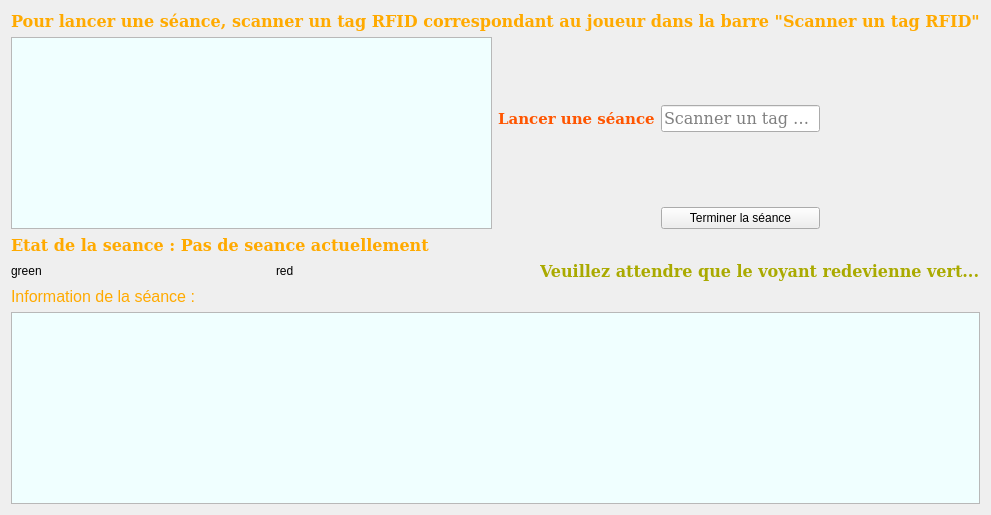
      <widget class="QWidget" name="tab">
       <attribute name="title">
        <string>Tableau de Bord</string>
       </attribute>
       <layout class="QVBoxLayout" name="verticalLayout_2">
        <item>
         <widget class="QLabel" name="label_2">
          <property name="font">
           <font>
            <family>DejaVu Serif</family>
            <pointsize>7</pointsize>
            <weight>75</weight>
            <bold>true</bold>
           </font>
          </property>
          <property name="text">
           <string>&lt;html&gt;&lt;head/&gt;&lt;body&gt;&lt;p&gt;&lt;span style=&quot; font-size:12pt; color:#ffaa00;&quot;&gt;Pour lancer une séance, scanner un tag RFID correspondant au joueur dans la barre &amp;quot;Scanner un tag RFID&amp;quot;&lt;/span&gt;&lt;/p&gt;&lt;/body&gt;&lt;/html&gt;</string>
          </property>
         </widget>
        </item>
        <item>
         <layout class="QHBoxLayout" name="horizontalLayout">
          <property name="sizeConstraint">
           <enum>QLayout::SetDefaultConstraint</enum>
          </property>
          <item>
           <widget class="QTableView" name="playerTableView">
            <property name="minimumSize">
             <size>
              <width>127</width>
              <height>100</height>
             </size>
            </property>
            <property name="palette">
             <palette>
              <active>
               <colorrole role="WindowText">
                <brush brushstyle="SolidPattern">
                 <color alpha="255">
                  <red>255</red>
                  <green>85</green>
                  <blue>0</blue>
                 </color>
                </brush>
               </colorrole>
               <colorrole role="Text">
                <brush brushstyle="SolidPattern">
                 <color alpha="255">
                  <red>255</red>
                  <green>85</green>
                  <blue>0</blue>
                 </color>
                </brush>
               </colorrole>
               <colorrole role="ButtonText">
                <brush brushstyle="SolidPattern">
                 <color alpha="255">
                  <red>255</red>
                  <green>85</green>
                  <blue>0</blue>
                 </color>
                </brush>
               </colorrole>
               <colorrole role="Base">
                <brush brushstyle="SolidPattern">
                 <color alpha="255">
                  <red>240</red>
                  <green>255</green>
                  <blue>255</blue>
                 </color>
                </brush>
               </colorrole>
               <colorrole role="ToolTipText">
                <brush brushstyle="SolidPattern">
                 <color alpha="255">
                  <red>0</red>
                  <green>0</green>
                  <blue>0</blue>
                 </color>
                </brush>
               </colorrole>
               <colorrole role="PlaceholderText">
                <brush brushstyle="SolidPattern">
                 <color alpha="128">
                  <red>255</red>
                  <green>85</green>
                  <blue>0</blue>
                 </color>
                </brush>
               </colorrole>
              </active>
              <inactive>
               <colorrole role="WindowText">
                <brush brushstyle="SolidPattern">
                 <color alpha="255">
                  <red>255</red>
                  <green>85</green>
                  <blue>0</blue>
                 </color>
                </brush>
               </colorrole>
               <colorrole role="Text">
                <brush brushstyle="SolidPattern">
                 <color alpha="255">
                  <red>255</red>
                  <green>85</green>
                  <blue>0</blue>
                 </color>
                </brush>
               </colorrole>
               <colorrole role="ButtonText">
                <brush brushstyle="SolidPattern">
                 <color alpha="255">
                  <red>255</red>
                  <green>85</green>
                  <blue>0</blue>
                 </color>
                </brush>
               </colorrole>
               <colorrole role="Base">
                <brush brushstyle="SolidPattern">
                 <color alpha="255">
                  <red>240</red>
                  <green>255</green>
                  <blue>255</blue>
                 </color>
                </brush>
               </colorrole>
               <colorrole role="ToolTipText">
                <brush brushstyle="SolidPattern">
                 <color alpha="255">
                  <red>0</red>
                  <green>0</green>
                  <blue>0</blue>
                 </color>
                </brush>
               </colorrole>
               <colorrole role="PlaceholderText">
                <brush brushstyle="SolidPattern">
                 <color alpha="128">
                  <red>255</red>
                  <green>85</green>
                  <blue>0</blue>
                 </color>
                </brush>
               </colorrole>
              </inactive>
              <disabled>
               <colorrole role="WindowText">
                <brush brushstyle="SolidPattern">
                 <color alpha="255">
                  <red>120</red>
                  <green>120</green>
                  <blue>120</blue>
                 </color>
                </brush>
               </colorrole>
               <colorrole role="Text">
                <brush brushstyle="SolidPattern">
                 <color alpha="255">
                  <red>120</red>
                  <green>120</green>
                  <blue>120</blue>
                 </color>
                </brush>
               </colorrole>
               <colorrole role="ButtonText">
                <brush brushstyle="SolidPattern">
                 <color alpha="255">
                  <red>120</red>
                  <green>120</green>
                  <blue>120</blue>
                 </color>
                </brush>
               </colorrole>
               <colorrole role="Base">
                <brush brushstyle="SolidPattern">
                 <color alpha="255">
                  <red>225</red>
                  <green>255</green>
                  <blue>255</blue>
                 </color>
                </brush>
               </colorrole>
               <colorrole role="ToolTipText">
                <brush brushstyle="SolidPattern">
                 <color alpha="255">
                  <red>0</red>
                  <green>0</green>
                  <blue>0</blue>
                 </color>
                </brush>
               </colorrole>
               <colorrole role="PlaceholderText">
                <brush brushstyle="SolidPattern">
                 <color alpha="128">
                  <red>0</red>
                  <green>0</green>
                  <blue>0</blue>
                 </color>
                </brush>
               </colorrole>
              </disabled>
             </palette>
            </property>
            <property name="font">
             <font>
              <family>DejaVu Serif</family>
              <pointsize>12</pointsize>
              <weight>75</weight>
              <bold>true</bold>
             </font>
            </property>
           </widget>
          </item>
          <item>
           <layout class="QGridLayout" name="gridLayout_2">
            <item row="0" column="5">
             <spacer name="verticalSpacer_5">
              <property name="orientation">
               <enum>Qt::Vertical</enum>
              </property>
              <property name="sizeHint" stdset="0">
               <size>
                <width>20</width>
                <height>40</height>
               </size>
              </property>
             </spacer>
            </item>
            <item row="0" column="4">
             <spacer name="verticalSpacer_6">
              <property name="orientation">
               <enum>Qt::Vertical</enum>
              </property>
              <property name="sizeHint" stdset="0">
               <size>
                <width>20</width>
                <height>40</height>
               </size>
              </property>
             </spacer>
            </item>
            <item row="0" column="9">
             <spacer name="verticalSpacer">
              <property name="orientation">
               <enum>Qt::Vertical</enum>
              </property>
              <property name="sizeHint" stdset="0">
               <size>
                <width>20</width>
                <height>40</height>
               </size>
              </property>
             </spacer>
            </item>
            <item row="1" column="1">
             <widget class="QPushButton" name="trainingEndB">
              <property name="text">
               <string>Terminer la séance</string>
              </property>
             </widget>
            </item>
            <item row="0" column="6">
             <spacer name="verticalSpacer_4">
              <property name="orientation">
               <enum>Qt::Vertical</enum>
              </property>
              <property name="sizeHint" stdset="0">
               <size>
                <width>20</width>
                <height>40</height>
               </size>
              </property>
             </spacer>
            </item>
            <item row="0" column="0">
             <widget class="QLabel" name="label_3">
              <property name="font">
               <font>
                <family>DejaVu Serif</family>
                <pointsize>12</pointsize>
                <weight>75</weight>
                <bold>true</bold>
               </font>
              </property>
              <property name="text">
               <string>&lt;html&gt;&lt;head/&gt;&lt;body&gt;&lt;p&gt;&lt;span style=&quot; font-size:11pt; color:#ff5500;&quot;&gt;Lancer une séance&lt;/span&gt;&lt;/p&gt;&lt;/body&gt;&lt;/html&gt;</string>
              </property>
             </widget>
            </item>
            <item row="0" column="8">
             <spacer name="verticalSpacer_2">
              <property name="orientation">
               <enum>Qt::Vertical</enum>
              </property>
              <property name="sizeHint" stdset="0">
               <size>
                <width>20</width>
                <height>40</height>
               </size>
              </property>
             </spacer>
            </item>
            <item row="0" column="1">
             <widget class="QLineEdit" name="seanceRFID">
              <property name="font">
               <font>
                <family>DejaVu Serif</family>
                <pointsize>12</pointsize>
                <weight>50</weight>
                <bold>false</bold>
               </font>
              </property>
              <property name="text">
               <string/>
              </property>
              <property name="echoMode">
               <enum>QLineEdit::Normal</enum>
              </property>
              <property name="readOnly">
               <bool>false</bool>
              </property>
              <property name="placeholderText">
               <string notr="true">Scanner un tag RFID</string>
              </property>
             </widget>
            </item>
            <item row="0" column="7">
             <spacer name="verticalSpacer_3">
              <property name="orientation">
               <enum>Qt::Vertical</enum>
              </property>
              <property name="sizeHint" stdset="0">
               <size>
                <width>20</width>
                <height>40</height>
               </size>
              </property>
             </spacer>
            </item>
            <item row="0" column="3">
             <spacer name="verticalSpacer_7">
              <property name="orientation">
               <enum>Qt::Vertical</enum>
              </property>
              <property name="sizeHint" stdset="0">
               <size>
                <width>20</width>
                <height>40</height>
               </size>
              </property>
             </spacer>
            </item>
            <item row="0" column="2">
             <spacer name="verticalSpacer_8">
              <property name="orientation">
               <enum>Qt::Vertical</enum>
              </property>
              <property name="sizeHint" stdset="0">
               <size>
                <width>20</width>
                <height>40</height>
               </size>
              </property>
             </spacer>
            </item>
           </layout>
          </item>
         </layout>
        </item>
        <item>
         <widget class="QLabel" name="labelStatut">
          <property name="palette">
           <palette>
            <active>
             <colorrole role="WindowText">
              <brush brushstyle="SolidPattern">
               <color alpha="255">
                <red>255</red>
                <green>170</green>
                <blue>0</blue>
               </color>
              </brush>
             </colorrole>
             <colorrole role="Text">
              <brush brushstyle="SolidPattern">
               <color alpha="255">
                <red>255</red>
                <green>170</green>
                <blue>0</blue>
               </color>
              </brush>
             </colorrole>
             <colorrole role="PlaceholderText">
              <brush brushstyle="NoBrush">
               <color alpha="128">
                <red>255</red>
                <green>170</green>
                <blue>0</blue>
               </color>
              </brush>
             </colorrole>
            </active>
            <inactive>
             <colorrole role="WindowText">
              <brush brushstyle="SolidPattern">
               <color alpha="255">
                <red>255</red>
                <green>170</green>
                <blue>0</blue>
               </color>
              </brush>
             </colorrole>
             <colorrole role="Text">
              <brush brushstyle="SolidPattern">
               <color alpha="255">
                <red>255</red>
                <green>170</green>
                <blue>0</blue>
               </color>
              </brush>
             </colorrole>
             <colorrole role="PlaceholderText">
              <brush brushstyle="NoBrush">
               <color alpha="128">
                <red>255</red>
                <green>170</green>
                <blue>0</blue>
               </color>
              </brush>
             </colorrole>
            </inactive>
            <disabled>
             <colorrole role="WindowText">
              <brush brushstyle="SolidPattern">
               <color alpha="255">
                <red>127</red>
                <green>127</green>
                <blue>127</blue>
               </color>
              </brush>
             </colorrole>
             <colorrole role="Text">
              <brush brushstyle="SolidPattern">
               <color alpha="255">
                <red>127</red>
                <green>127</green>
                <blue>127</blue>
               </color>
              </brush>
             </colorrole>
             <colorrole role="PlaceholderText">
              <brush brushstyle="NoBrush">
               <color alpha="128">
                <red>255</red>
                <green>170</green>
                <blue>0</blue>
               </color>
              </brush>
             </colorrole>
            </disabled>
           </palette>
          </property>
          <property name="font">
           <font>
            <family>DejaVu Serif</family>
            <pointsize>12</pointsize>
            <weight>75</weight>
            <bold>true</bold>
           </font>
          </property>
          <property name="text">
           <string>&lt;html&gt;&lt;head/&gt;&lt;body&gt;&lt;p&gt;&lt;span style=&quot; font-size:12pt; font-weight:600; color:#ffaa00;&quot;&gt;Etat de la seance : Pas de seance actuellement&lt;/span&gt;&lt;/p&gt;&lt;/body&gt;&lt;/html&gt;</string>
          </property>
         </widget>
        </item>
        <item>
         <layout class="QGridLayout" name="signalGrid">
          <item row="0" column="0">
           <widget class="QLabel" name="greenCLabel">
            <property name="text">
             <string>green</string>
            </property>
           </widget>
          </item>
          <item row="0" column="1">
           <widget class="QLabel" name="redCLabel">
            <property name="text">
             <string>red</string>
            </property>
           </widget>
          </item>
          <item row="0" column="2">
           <widget class="QLabel" name="infoLabel">
            <property name="palette">
             <palette>
              <active>
               <colorrole role="WindowText">
                <brush brushstyle="SolidPattern">
                 <color alpha="255">
                  <red>170</red>
                  <green>170</green>
                  <blue>0</blue>
                 </color>
                </brush>
               </colorrole>
               <colorrole role="Text">
                <brush brushstyle="SolidPattern">
                 <color alpha="255">
                  <red>170</red>
                  <green>170</green>
                  <blue>0</blue>
                 </color>
                </brush>
               </colorrole>
              </active>
              <inactive>
               <colorrole role="WindowText">
                <brush brushstyle="SolidPattern">
                 <color alpha="255">
                  <red>170</red>
                  <green>170</green>
                  <blue>0</blue>
                 </color>
                </brush>
               </colorrole>
               <colorrole role="Text">
                <brush brushstyle="SolidPattern">
                 <color alpha="255">
                  <red>170</red>
                  <green>170</green>
                  <blue>0</blue>
                 </color>
                </brush>
               </colorrole>
              </inactive>
              <disabled>
               <colorrole role="WindowText">
                <brush brushstyle="SolidPattern">
                 <color alpha="255">
                  <red>127</red>
                  <green>127</green>
                  <blue>127</blue>
                 </color>
                </brush>
               </colorrole>
               <colorrole role="Text">
                <brush brushstyle="SolidPattern">
                 <color alpha="255">
                  <red>127</red>
                  <green>127</green>
                  <blue>127</blue>
                 </color>
                </brush>
               </colorrole>
              </disabled>
             </palette>
            </property>
            <property name="font">
             <font>
              <family>DejaVu Serif</family>
              <pointsize>12</pointsize>
              <weight>75</weight>
              <bold>true</bold>
             </font>
            </property>
            <property name="text">
             <string>&lt;html&gt;&lt;head/&gt;&lt;body&gt;&lt;p&gt;&lt;span style=&quot; font-size:12pt; font-weight:600; color:#aaaa00;&quot;&gt;Veuillez attendre que le voyant redevienne vert...&lt;/span&gt;&lt;/p&gt;&lt;/body&gt;&lt;/html&gt;</string>
            </property>
           </widget>
          </item>
         </layout>
        </item>
        <item>
         <widget class="QLabel" name="label_4">
          <property name="text">
           <string>&lt;html&gt;&lt;head/&gt;&lt;body&gt;&lt;p&gt;&lt;span style=&quot; font-size:12pt; color:#ffaa00;&quot;&gt;Information de la séance :&lt;/span&gt;&lt;/p&gt;&lt;/body&gt;&lt;/html&gt;</string>
          </property>
         </widget>
        </item>
        <item>
         <widget class="QTableView" name="trainingTableView">
          <property name="palette">
           <palette>
            <active>
             <colorrole role="Text">
              <brush brushstyle="SolidPattern">
               <color alpha="255">
                <red>0</red>
                <green>0</green>
                <blue>0</blue>
               </color>
              </brush>
             </colorrole>
             <colorrole role="Base">
              <brush brushstyle="SolidPattern">
               <color alpha="255">
                <red>240</red>
                <green>255</green>
                <blue>255</blue>
               </color>
              </brush>
             </colorrole>
             <colorrole role="PlaceholderText">
              <brush brushstyle="NoBrush">
               <color alpha="128">
                <red>0</red>
                <green>0</green>
                <blue>0</blue>
               </color>
              </brush>
             </colorrole>
            </active>
            <inactive>
             <colorrole role="Text">
              <brush brushstyle="SolidPattern">
               <color alpha="255">
                <red>0</red>
                <green>0</green>
                <blue>0</blue>
               </color>
              </brush>
             </colorrole>
             <colorrole role="Base">
              <brush brushstyle="SolidPattern">
               <color alpha="255">
                <red>240</red>
                <green>255</green>
                <blue>255</blue>
               </color>
              </brush>
             </colorrole>
             <colorrole role="PlaceholderText">
              <brush brushstyle="NoBrush">
               <color alpha="128">
                <red>0</red>
                <green>0</green>
                <blue>0</blue>
               </color>
              </brush>
             </colorrole>
            </inactive>
            <disabled>
             <colorrole role="Text">
              <brush brushstyle="SolidPattern">
               <color alpha="255">
                <red>127</red>
                <green>127</green>
                <blue>127</blue>
               </color>
              </brush>
             </colorrole>
             <colorrole role="Base">
              <brush brushstyle="SolidPattern">
               <color alpha="255">
                <red>225</red>
                <green>255</green>
                <blue>255</blue>
               </color>
              </brush>
             </colorrole>
             <colorrole role="PlaceholderText">
              <brush brushstyle="NoBrush">
               <color alpha="128">
                <red>0</red>
                <green>0</green>
                <blue>0</blue>
               </color>
              </brush>
             </colorrole>
            </disabled>
           </palette>
          </property>
         </widget>
        </item>
       </layout>
      </widget>
